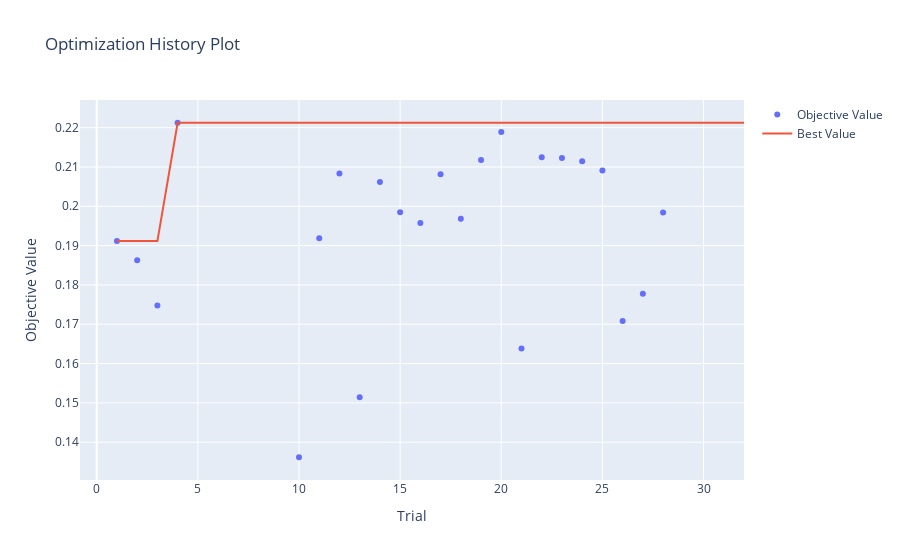

Source (notebook cell):
### Code cell
#load optuna study using pickle
optuna_study = pickle.load(open(optuna_study_path, "rb"))
optuna.visualization.plot_optimization_history(optuna_study)

### Figure 1 — Plotly figure (JSON) as saved in the notebook; plotly's stock layout.template omitted (floating-point values rounded to 4 significant figures)
{"data": [{"mode": "markers", "name": "Objective Value", "type": "scatter", "x": [1, 2, 3, 4, 10, 11, 12, 13, 14, 15, 16, 17, 18, 19, 20, 21, 22, 23, 24, 25, 26, 27, 28], "y": [0.1911, 0.1863, 0.1748, 0.2212, 0.1362, 0.1919, 0.2084, 0.1514, 0.2062, 0.1985, 0.1957, 0.2082, 0.1968, 0.2117, 0.2189, 0.1638, 0.2124, 0.2123, 0.2114, 0.2091, 0.1708, 0.1777, 0.1985]}, {"mode": "lines", "name": "Best Value", "type": "scatter", "x": [0, 1, 2, 3, 4, 5, 6, 7, 8, 9, 10, 11, 12, 13, 14, 15, 16, 17, 18, 19, 20, 21, 22, 23, 24, 25, 26, 27, 28, 29, 30, 31, 32], "y": [null, 0.1911, 0.1911, 0.1911, 0.2212, 0.2212, 0.2212, 0.2212, 0.2212, 0.2212, 0.2212, 0.2212, 0.2212, 0.2212, 0.2212, 0.2212, 0.2212, 0.2212, 0.2212, 0.2212, 0.2212, 0.2212, 0.2212, 0.2212, 0.2212, 0.2212, 0.2212, 0.2212, 0.2212, 0.2212, 0.2212, 0.2212, 0.2212]}, {"marker": {"color": "#cccccc"}, "mode": "markers", "name": "Infeasible Trial", "showlegend": false, "type": "scatter", "x": [], "y": []}], "layout": {"title": {"text": "Optimization History Plot"}, "xaxis": {"title": {"text": "Trial"}}, "yaxis": {"title": {"text": "Objective Value"}}}}
